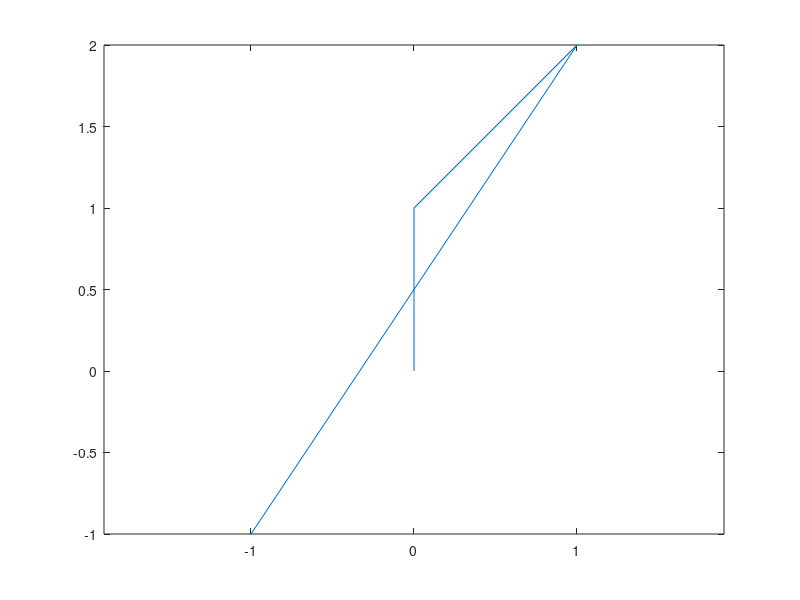

This figure's MATLAB source: (Note: this script raises an error after producing the figure.)
clear;clc;close all;

% elem = [1 2 5;
%     2 3 5;
%     1 4 5;
%     3 5 6;
%     4 5 7;
%     5 6 9;
%     5 7 8;
%     5 8 9];
% 
% nodes = [0 0;
%     8 0;
%     17 0;
%     0 7;
%     8 7;
%     17 7;
%     0 15;
%     8 15;
%     17 15];
% 
% nodes = [nodes zeros(size(nodes,1),1)];
% 
% p1 = [1 1 0];
% 
% TR = triangulation(elem,nodes);
% trimesh(TR,'FaceColor','none','EdgeColor','k')
% axis equal;
% hold on
% plot3(p1(1),p1(2),p1(3),'or')

points = [0 0 0;
    0 1 0;
    1 2 0;
    -1 -1 0];

plot(points(:,1),points(:,2))
axis equal

TR = widthPath(points,.5);
figure;
% plot(TR(:,1),TR(:,2),'or');
% axis equal
trimesh(TR,'FaceColor','none','EdgeColor','k')
axis equal